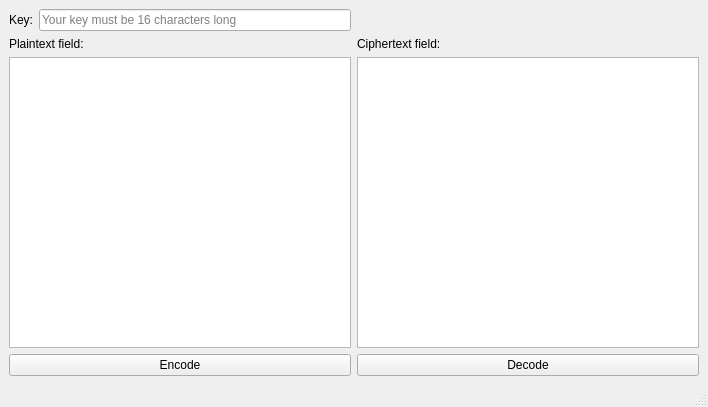
<?xml version="1.0" encoding="UTF-8"?>
<ui version="4.0">
 <class>MainWindow</class>
 <widget class="QMainWindow" name="MainWindow">
  <property name="geometry">
   <rect>
    <x>0</x>
    <y>0</y>
    <width>708</width>
    <height>407</height>
   </rect>
  </property>
  <property name="minimumSize">
   <size>
    <width>708</width>
    <height>407</height>
   </size>
  </property>
  <property name="maximumSize">
   <size>
    <width>708</width>
    <height>407</height>
   </size>
  </property>
  <property name="windowTitle">
   <string>AES256</string>
  </property>
  <widget class="QWidget" name="centralwidget">
   <layout class="QGridLayout" name="gridLayout">
    <item row="0" column="0">
     <layout class="QHBoxLayout" name="horizontalLayout">
      <item>
       <widget class="QLabel" name="keyLabel">
        <property name="text">
         <string>Key:</string>
        </property>
       </widget>
      </item>
      <item>
       <widget class="QLineEdit" name="keyLine">
        <property name="maxLength">
         <number>16</number>
        </property>
        <property name="placeholderText">
         <string>Your key must be 16 characters long</string>
        </property>
       </widget>
      </item>
     </layout>
    </item>
    <item row="1" column="0">
     <layout class="QVBoxLayout" name="verticalLayout_2">
      <item>
       <widget class="QLabel" name="firstTextFieldLabel">
        <property name="text">
         <string>Plaintext field:</string>
        </property>
       </widget>
      </item>
      <item>
       <widget class="QPlainTextEdit" name="firstTextField"/>
      </item>
      <item>
       <widget class="QPushButton" name="encodeButton">
        <property name="text">
         <string>Encode</string>
        </property>
       </widget>
      </item>
     </layout>
    </item>
    <item row="1" column="1">
     <layout class="QVBoxLayout" name="verticalLayout">
      <item>
       <widget class="QLabel" name="secondTextFieldLabel">
        <property name="text">
         <string>Ciphertext field:</string>
        </property>
       </widget>
      </item>
      <item>
       <widget class="QPlainTextEdit" name="secondTextField"/>
      </item>
      <item>
       <widget class="QPushButton" name="decodeButton">
        <property name="text">
         <string>Decode</string>
        </property>
       </widget>
      </item>
     </layout>
    </item>
   </layout>
  </widget>
  <widget class="QMenuBar" name="menubar">
   <property name="geometry">
    <rect>
     <x>0</x>
     <y>0</y>
     <width>708</width>
     <height>21</height>
    </rect>
   </property>
  </widget>
  <widget class="QStatusBar" name="statusbar"/>
 </widget>
 <resources/>
 <connections>
  <connection>
   <sender>keyLine</sender>
   <signal>textChanged(QString)</signal>
   <receiver>MainWindow</receiver>
   <slot>reactToKeyLength()</slot>
   <hints>
    <hint type="sourcelabel">
     <x>125</x>
     <y>80</y>
    </hint>
    <hint type="destinationlabel">
     <x>335</x>
     <y>139</y>
    </hint>
   </hints>
  </connection>
  <connection>
   <sender>encodeButton</sender>
   <signal>clicked()</signal>
   <receiver>MainWindow</receiver>
   <slot>encode()</slot>
   <hints>
    <hint type="sourcelabel">
     <x>265</x>
     <y>152</y>
    </hint>
    <hint type="destinationlabel">
     <x>335</x>
     <y>139</y>
    </hint>
   </hints>
  </connection>
  <connection>
   <sender>decodeButton</sender>
   <signal>clicked()</signal>
   <receiver>MainWindow</receiver>
   <slot>decode()</slot>
   <hints>
    <hint type="sourcelabel">
     <x>605</x>
     <y>152</y>
    </hint>
    <hint type="destinationlabel">
     <x>335</x>
     <y>139</y>
    </hint>
   </hints>
  </connection>
 </connections>
 <slots>
  <slot>reactToKeyLength()</slot>
  <slot>rememberKey()</slot>
  <slot>clearAll()</slot>
  <slot>encode()</slot>
  <slot>decode()</slot>
 </slots>
</ui>
